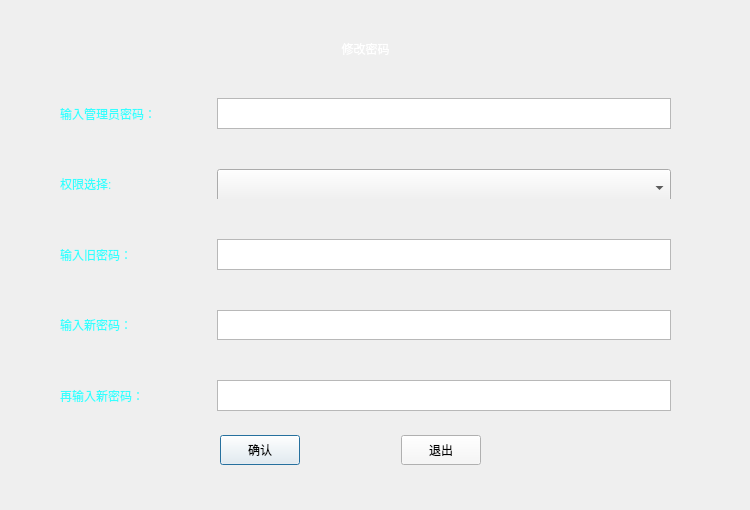
<?xml version="1.0" encoding="UTF-8"?>
<ui version="4.0">
 <class>PasswordDialog</class>
 <widget class="QDialog" name="PasswordDialog">
  <property name="geometry">
   <rect>
    <x>0</x>
    <y>0</y>
    <width>750</width>
    <height>510</height>
   </rect>
  </property>
  <property name="minimumSize">
   <size>
    <width>750</width>
    <height>510</height>
   </size>
  </property>
  <property name="maximumSize">
   <size>
    <width>750</width>
    <height>510</height>
   </size>
  </property>
  <property name="windowTitle">
   <string>Dialog</string>
  </property>
  <property name="styleSheet">
   <string notr="true">QDialog#PasswordDialog
{
border-image: url(res/loginbackground2.jpg); }</string>
  </property>
  <widget class="QWidget" name="widget_4" native="true">
   <property name="geometry">
    <rect>
     <x>60</x>
     <y>40</y>
     <width>611</width>
     <height>371</height>
    </rect>
   </property>
   <layout class="QVBoxLayout" name="verticalLayout">
    <property name="spacing">
     <number>40</number>
    </property>
    <item>
     <widget class="QLabel" name="label_4">
      <property name="styleSheet">
       <string notr="true">font: 16pt &quot;Arial Unicode MS&quot;;
color: rgb(255, 255, 255);</string>
      </property>
      <property name="text">
       <string>修改密码</string>
      </property>
      <property name="alignment">
       <set>Qt::AlignCenter</set>
      </property>
     </widget>
    </item>
    <item>
     <widget class="QWidget" name="widget_8" native="true">
      <layout class="QHBoxLayout" name="horizontalLayout_7" stretch="1,3">
       <property name="leftMargin">
        <number>0</number>
       </property>
       <property name="topMargin">
        <number>0</number>
       </property>
       <property name="rightMargin">
        <number>0</number>
       </property>
       <property name="bottomMargin">
        <number>0</number>
       </property>
       <item>
        <widget class="QLabel" name="label_7">
         <property name="minimumSize">
          <size>
           <width>87</width>
           <height>0</height>
          </size>
         </property>
         <property name="styleSheet">
          <string notr="true">font: 14pt &quot;Arial Unicode MS&quot;;
color: rgb(53, 255, 255);</string>
         </property>
         <property name="text">
          <string>输入管理员密码：</string>
         </property>
        </widget>
       </item>
       <item>
        <widget class="QTextEdit" name="textEdit_password0"/>
       </item>
      </layout>
     </widget>
    </item>
    <item>
     <widget class="QWidget" name="widget" native="true">
      <layout class="QHBoxLayout" name="horizontalLayout_2" stretch="1,3">
       <property name="leftMargin">
        <number>0</number>
       </property>
       <property name="topMargin">
        <number>0</number>
       </property>
       <property name="rightMargin">
        <number>0</number>
       </property>
       <property name="bottomMargin">
        <number>0</number>
       </property>
       <item>
        <widget class="QLabel" name="label_2">
         <property name="styleSheet">
          <string notr="true">font: 14pt &quot;Arial Unicode MS&quot;;
color: rgb(53, 255, 255);</string>
         </property>
         <property name="text">
          <string>权限选择:</string>
         </property>
        </widget>
       </item>
       <item>
        <widget class="QComboBox" name="comboBox">
         <property name="minimumSize">
          <size>
           <width>0</width>
           <height>38</height>
          </size>
         </property>
         <property name="maximumSize">
          <size>
           <width>1111</width>
           <height>11111111</height>
          </size>
         </property>
         <property name="styleSheet">
          <string notr="true">border:1px solid rgb(255, 255, 255);
QComboBox::drop-down {height:60px;}</string>
         </property>
         <property name="frame">
          <bool>true</bool>
         </property>
        </widget>
       </item>
      </layout>
     </widget>
    </item>
    <item>
     <widget class="QWidget" name="widget_3" native="true">
      <layout class="QHBoxLayout" name="horizontalLayout_3" stretch="1,3">
       <property name="leftMargin">
        <number>0</number>
       </property>
       <property name="topMargin">
        <number>0</number>
       </property>
       <property name="rightMargin">
        <number>0</number>
       </property>
       <property name="bottomMargin">
        <number>0</number>
       </property>
       <item>
        <widget class="QLabel" name="label_3">
         <property name="minimumSize">
          <size>
           <width>87</width>
           <height>0</height>
          </size>
         </property>
         <property name="styleSheet">
          <string notr="true">font: 14pt &quot;Arial Unicode MS&quot;;
color: rgb(53, 255, 255);</string>
         </property>
         <property name="text">
          <string>输入旧密码：</string>
         </property>
        </widget>
       </item>
       <item>
        <widget class="QTextEdit" name="textEdit_password1"/>
       </item>
      </layout>
     </widget>
    </item>
    <item>
     <widget class="QWidget" name="widget_6" native="true">
      <layout class="QHBoxLayout" name="horizontalLayout_5" stretch="1,3">
       <property name="leftMargin">
        <number>0</number>
       </property>
       <property name="topMargin">
        <number>0</number>
       </property>
       <property name="rightMargin">
        <number>0</number>
       </property>
       <property name="bottomMargin">
        <number>0</number>
       </property>
       <item>
        <widget class="QLabel" name="label_5">
         <property name="minimumSize">
          <size>
           <width>87</width>
           <height>0</height>
          </size>
         </property>
         <property name="styleSheet">
          <string notr="true">font: 14pt &quot;Arial Unicode MS&quot;;
color: rgb(53, 255, 255);</string>
         </property>
         <property name="text">
          <string>输入新密码：</string>
         </property>
        </widget>
       </item>
       <item>
        <widget class="QTextEdit" name="textEdit_password2"/>
       </item>
      </layout>
     </widget>
    </item>
    <item>
     <widget class="QWidget" name="widget_7" native="true">
      <layout class="QHBoxLayout" name="horizontalLayout_6" stretch="1,3">
       <property name="leftMargin">
        <number>0</number>
       </property>
       <property name="topMargin">
        <number>0</number>
       </property>
       <property name="rightMargin">
        <number>0</number>
       </property>
       <property name="bottomMargin">
        <number>0</number>
       </property>
       <item>
        <widget class="QLabel" name="label_6">
         <property name="minimumSize">
          <size>
           <width>87</width>
           <height>0</height>
          </size>
         </property>
         <property name="styleSheet">
          <string notr="true">font: 14pt &quot;Arial Unicode MS&quot;;
color: rgb(53, 255, 255);</string>
         </property>
         <property name="text">
          <string>再输入新密码：</string>
         </property>
        </widget>
       </item>
       <item>
        <widget class="QTextEdit" name="textEdit_password3"/>
       </item>
      </layout>
     </widget>
    </item>
   </layout>
  </widget>
  <widget class="QWidget" name="widget_5" native="true">
   <property name="geometry">
    <rect>
     <x>220</x>
     <y>420</y>
     <width>261</width>
     <height>61</height>
    </rect>
   </property>
   <layout class="QHBoxLayout" name="horizontalLayout_4">
    <item>
     <widget class="QPushButton" name="pbt_ensure">
      <property name="minimumSize">
       <size>
        <width>0</width>
        <height>30</height>
       </size>
      </property>
      <property name="styleSheet">
       <string notr="true">background-color: rgb(247, 247, 247);
font: 75 10pt &quot;Agency FB&quot;;</string>
      </property>
      <property name="text">
       <string>确认</string>
      </property>
     </widget>
    </item>
    <item>
     <spacer name="horizontalSpacer">
      <property name="orientation">
       <enum>Qt::Horizontal</enum>
      </property>
      <property name="sizeHint" stdset="0">
       <size>
        <width>78</width>
        <height>20</height>
       </size>
      </property>
     </spacer>
    </item>
    <item>
     <widget class="QPushButton" name="pbt_quit">
      <property name="minimumSize">
       <size>
        <width>0</width>
        <height>30</height>
       </size>
      </property>
      <property name="styleSheet">
       <string notr="true">background-color: rgb(247, 247, 247);
font: 75 10pt &quot;Agency FB&quot;;</string>
      </property>
      <property name="text">
       <string>退出</string>
      </property>
     </widget>
    </item>
   </layout>
  </widget>
 </widget>
 <resources/>
 <connections/>
</ui>
